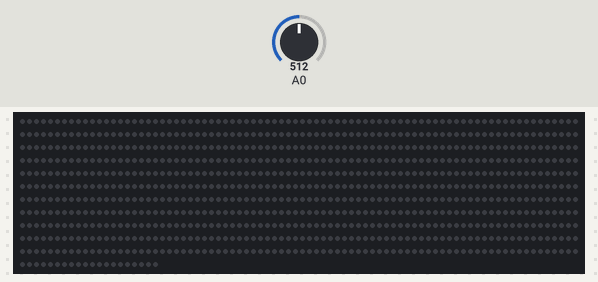
Simulated run of this sketch. Board: Arduino Mega 2560, built with avr-gcc and run on an emulated ATmega2560. On the bench: 900 RGB LEDs in strip order, left to right, continuing on the next row. The inputs (shaded band) are chosen by the test bench; at power-on: A0 = 512. Dim RGB values are drawn brighter than linear.

Above: at 4.2 s.
4.3 s: A0 set to 10
At 4.39 s:
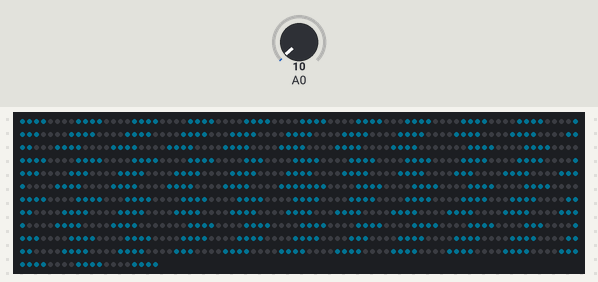
5.9 s: A0 set to 0
At 5.94 s:
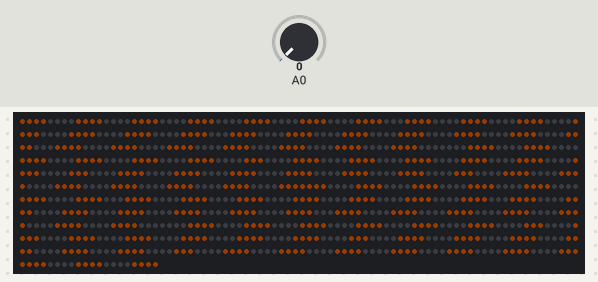
7.9 s: A0 set to 30
At 7.95 s:
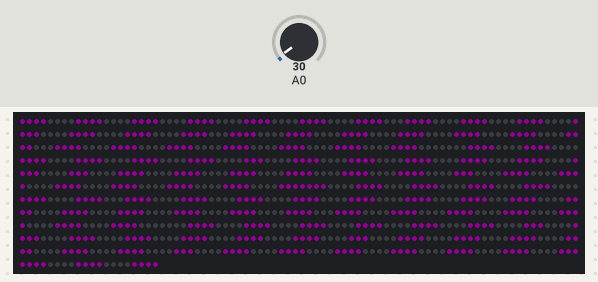
9.6 s: A0 set to 0
At 9.72 s:
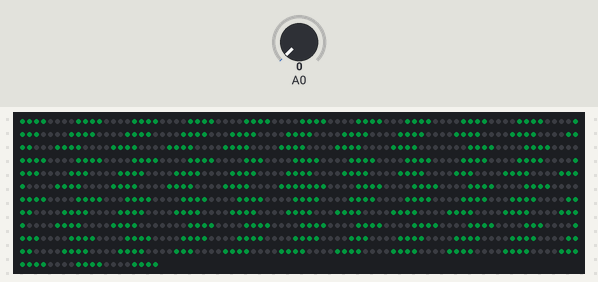
12.6 s: A0 set to 60
At 12.83 s:
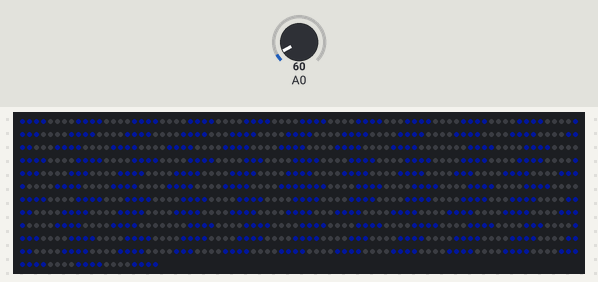

The sketch:

pulseLED.ino
```cpp
#include "FastLED.h"

// fast led constants
#define LED_PIN    22       // change to your data pin
#define COLOR_ORDER GRB      // if colors are mismatched; change this
#define NUM_LEDS    900       // change to the number of LEDs in your strip
#define BRIGHTNESS 32
#define WRAP_NUM 55
#define LED_TYPE    WS2812B

#define SAMPLEPERIODUS 200

// defines for setting and clearing register bits
#ifndef cbi
#define cbi(sfr, bit) (_SFR_BYTE(sfr) &= ~_BV(bit))
#endif
#ifndef sbi
#define sbi(sfr, bit) (_SFR_BYTE(sfr) |= _BV(bit))
#endif
int startIndex=0;
CRGB leds[NUM_LEDS];
float sample, value, envelope, beat, thresh;
unsigned long time = micros(); // Used to track rate

void setup()
{
  delay(3000);

    // Set ADC to 77khz, max for 10bit
  sbi(ADCSRA,ADPS2);
  cbi(ADCSRA,ADPS1);
  cbi(ADCSRA,ADPS0);

  FastLED.addLeds<LED_TYPE, LED_PIN, COLOR_ORDER>(leds, NUM_LEDS);
  FastLED.setBrightness(BRIGHTNESS);


    int flip=0;

}

void loop()
{
    checkerboard();
}

// checkerboard
void checkerboard()
{
    for(int i=0;i<50;i++){
        // Read ADC and center so +-512
        sample = (float)analogRead(0)-503.f;

        // Filter only bass component
        value = bassFilter(sample);

        // Take signal amplitude and filter
        if(value < 0)value=-value;
            envelope = envelopeFilter(value);

    }

    // Filter out repeating bass sounds 100 - 180bpm
    beat = beatFilter(envelope);

    // Threshold it based on potentiometer on AN1
    thresh = 0.005f * (float)analogRead(0);

    // If we are above threshold, light up LED
    if(beat > thresh){
        for(int i=0;i<WRAP_NUM;i++){
            for(int j=0;j<(NUM_LEDS/WRAP_NUM)+1;j++){
                if(j*WRAP_NUM+i<NUM_LEDS){
                    if((i/4)%2==(j/4)%2){
                        leds[j*WRAP_NUM+i].setHSV(startIndex*255/WRAP_NUM,255,255);
                }
                }
            }
        }
    }
    else{
        FastLED.clear();
    }
    FastLED.show();


    // Consume excess clock cycles, to keep at 5000 hz
    for(unsigned long up = time+SAMPLEPERIODUS; time > 20 && time < up; time = micros());

    startIndex=(startIndex+1)%WRAP_NUM;
}

// 20 - 200hz Single Pole Bandpass IIR Filter
float bassFilter(float sample) {
        static float xv[3] = {0,0,0}, yv[3] = {0,0,0};
            xv[0] = xv[1]; xv[1] = xv[2];
                xv[2] = sample / 9.1f;
                    yv[0] = yv[1]; yv[1] = yv[2];
                        yv[2] = (xv[2] - xv[0])
                                    + (-0.7960060012f * yv[0]) + (1.7903124146f * yv[1]);
                            return yv[2];
}

// 10hz Single Pole Lowpass IIR Filter
float envelopeFilter(float sample) { //10hz low pass
        static float xv[2] = {0,0}, yv[2] = {0,0};
            xv[0] = xv[1];
                xv[1] = sample / 160.f;
                    yv[0] = yv[1];
                        yv[1] = (xv[0] + xv[1]) + (0.9875119299f * yv[0]);
                            return yv[1];
}

// 1.7 - 3.0hz Single Pole Bandpass IIR Filter
float beatFilter(float sample) {
        static float xv[3] = {0,0,0}, yv[3] = {0,0,0};
            xv[0] = xv[1]; xv[1] = xv[2];
                xv[2] = sample / 7.015f;
                    yv[0] = yv[1]; yv[1] = yv[2];
                        yv[2] = (xv[2] - xv[0])
                                    + (-0.7169861741f * yv[0]) + (1.4453653501f * yv[1]);
                            return yv[2];
}
```

Measured:
- after the input at 4.3 s, the LEDs: first change after 0.06 s (image 1 shows a later state)
- after the input at 9.6 s, the LEDs: first change after 0.09 s (image 4 shows a later state)
